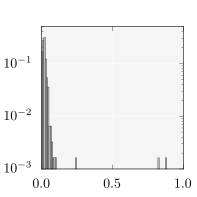

Here is the gnuplot script that generated this plot:
set size square
unset key
set lmargin 4.5
set rmargin 1.5
set tmargin 0
set bmargin 0

set xtics 0.5
# set ytics 2

set xrange [0:1]
set yrange [0.001:0.5]

set format x "$%.1f$"
set format y "$10^{%T}$"
set logscale y

plot 'kursawe_histogram_1000.dat' w boxes lc black fs solid 0.2
